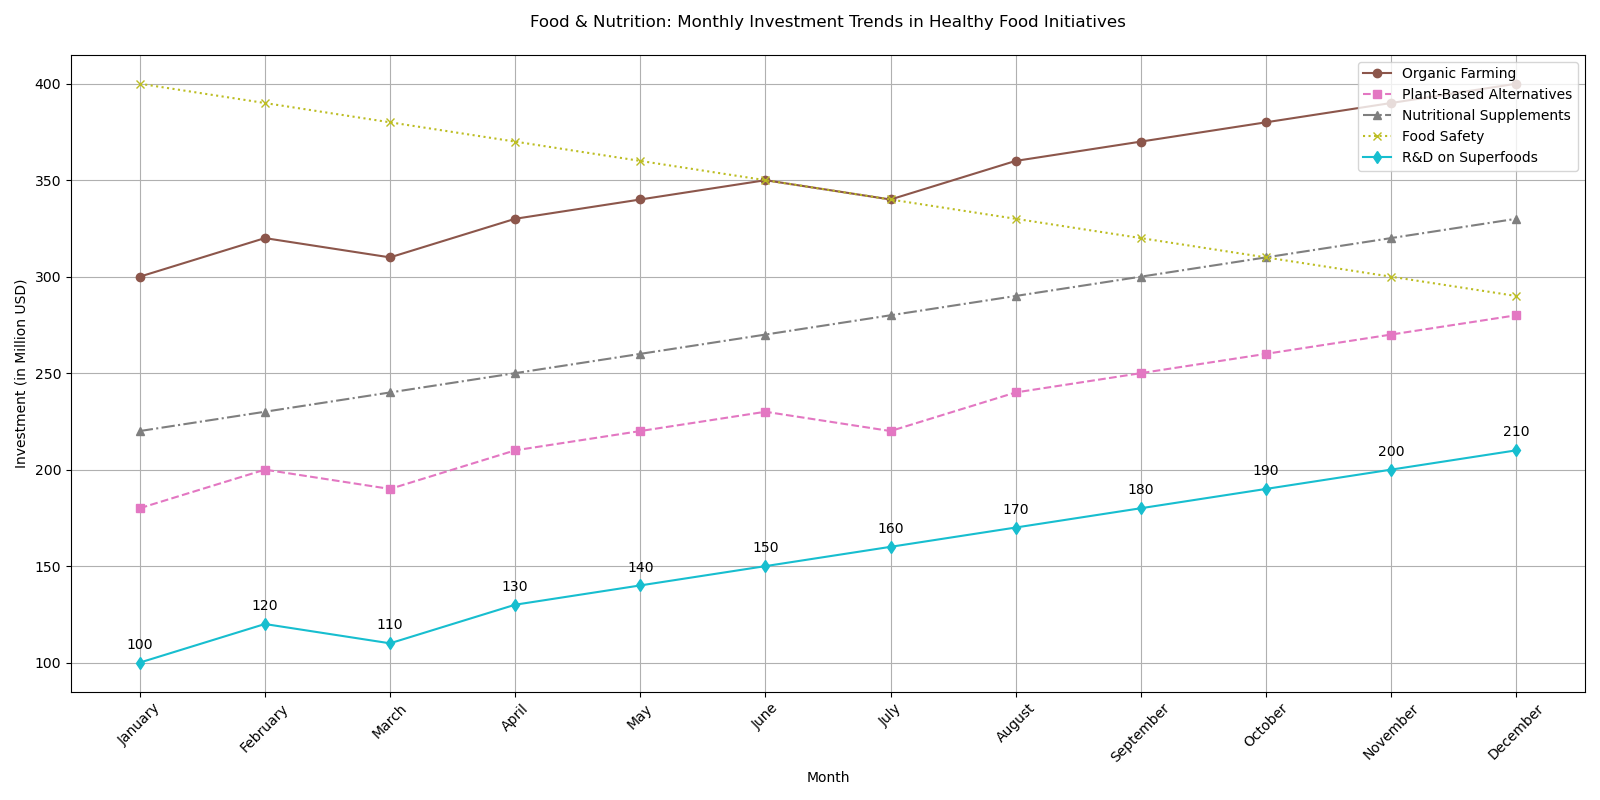

Source code (Python):

import matplotlib.pyplot as plt

data = [
    {'Month': 'January', 'Organic Farming': 300, 'Plant-Based Alternatives': 180, 'Nutritional Supplements': 220, 'Food Safety': 400, 'R&D on Superfoods': 100},
    {'Month': 'February', 'Organic Farming': 320, 'Plant-Based Alternatives': 200, 'Nutritional Supplements': 230, 'Food Safety': 390, 'R&D on Superfoods': 120},
    {'Month': 'March', 'Organic Farming': 310, 'Plant-Based Alternatives': 190, 'Nutritional Supplements': 240, 'Food Safety': 380, 'R&D on Superfoods': 110},
    {'Month': 'April', 'Organic Farming': 330, 'Plant-Based Alternatives': 210, 'Nutritional Supplements': 250, 'Food Safety': 370, 'R&D on Superfoods': 130},
    {'Month': 'May', 'Organic Farming': 340, 'Plant-Based Alternatives': 220, 'Nutritional Supplements': 260, 'Food Safety': 360, 'R&D on Superfoods': 140},
    {'Month': 'June', 'Organic Farming': 350, 'Plant-Based Alternatives': 230, 'Nutritional Supplements': 270, 'Food Safety': 350, 'R&D on Superfoods': 150},
    {'Month': 'July', 'Organic Farming': 340, 'Plant-Based Alternatives': 220, 'Nutritional Supplements': 280, 'Food Safety': 340, 'R&D on Superfoods': 160},
    {'Month': 'August', 'Organic Farming': 360, 'Plant-Based Alternatives': 240, 'Nutritional Supplements': 290, 'Food Safety': 330, 'R&D on Superfoods': 170},
    {'Month': 'September', 'Organic Farming': 370, 'Plant-Based Alternatives': 250, 'Nutritional Supplements': 300, 'Food Safety': 320, 'R&D on Superfoods': 180},
    {'Month': 'October', 'Organic Farming': 380, 'Plant-Based Alternatives': 260, 'Nutritional Supplements': 310, 'Food Safety': 310, 'R&D on Superfoods': 190},
    {'Month': 'November', 'Organic Farming': 390, 'Plant-Based Alternatives': 270, 'Nutritional Supplements': 320, 'Food Safety': 300, 'R&D on Superfoods': 200},
    {'Month': 'December', 'Organic Farming': 400, 'Plant-Based Alternatives': 280, 'Nutritional Supplements': 330, 'Food Safety': 290, 'R&D on Superfoods': 210}
]

months = [entry['Month'] for entry in data]
organic_farming = [entry['Organic Farming'] for entry in data]
plant_based_alternatives = [entry['Plant-Based Alternatives'] for entry in data]
nutritional_supplements = [entry['Nutritional Supplements'] for entry in data]
food_safety = [entry['Food Safety'] for entry in data]
rd_superfoods = [entry['R&D on Superfoods'] for entry in data]

plt.figure(figsize=(16, 8))
plt.plot(months, organic_farming, marker='o', linestyle='-', color='#8c564b', label='Organic Farming')
plt.plot(months, plant_based_alternatives, marker='s', linestyle='--', color='#e377c2', label='Plant-Based Alternatives')
plt.plot(months, nutritional_supplements, marker='^', linestyle='-.', color='#7f7f7f', label='Nutritional Supplements')
plt.plot(months, food_safety, marker='x', linestyle=':', color='#bcbd22', label='Food Safety')
plt.plot(months, rd_superfoods, marker='d', linestyle='-', color='#17becf', label='R&D on Superfoods')

plt.title('Food & Nutrition: Monthly Investment Trends in Healthy Food Initiatives', pad=20)
plt.xlabel('Month')
plt.ylabel('Investment (in Million USD)')
plt.xticks(rotation=45)
plt.legend(loc='upper right')
plt.grid(True)

# Annotations
for i, txt in enumerate(rd_superfoods):
    plt.annotate(txt, (months[i], rd_superfoods[i]), textcoords="offset points", xytext=(0,10), ha='center')

plt.tight_layout()
plt.show()
